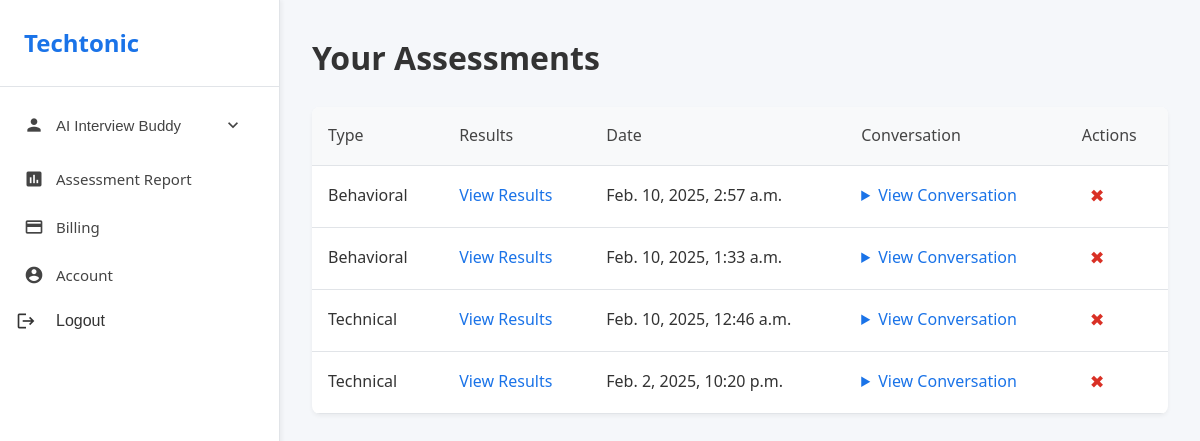
Page /assessments/list/ (signed in) on the earlier database version.
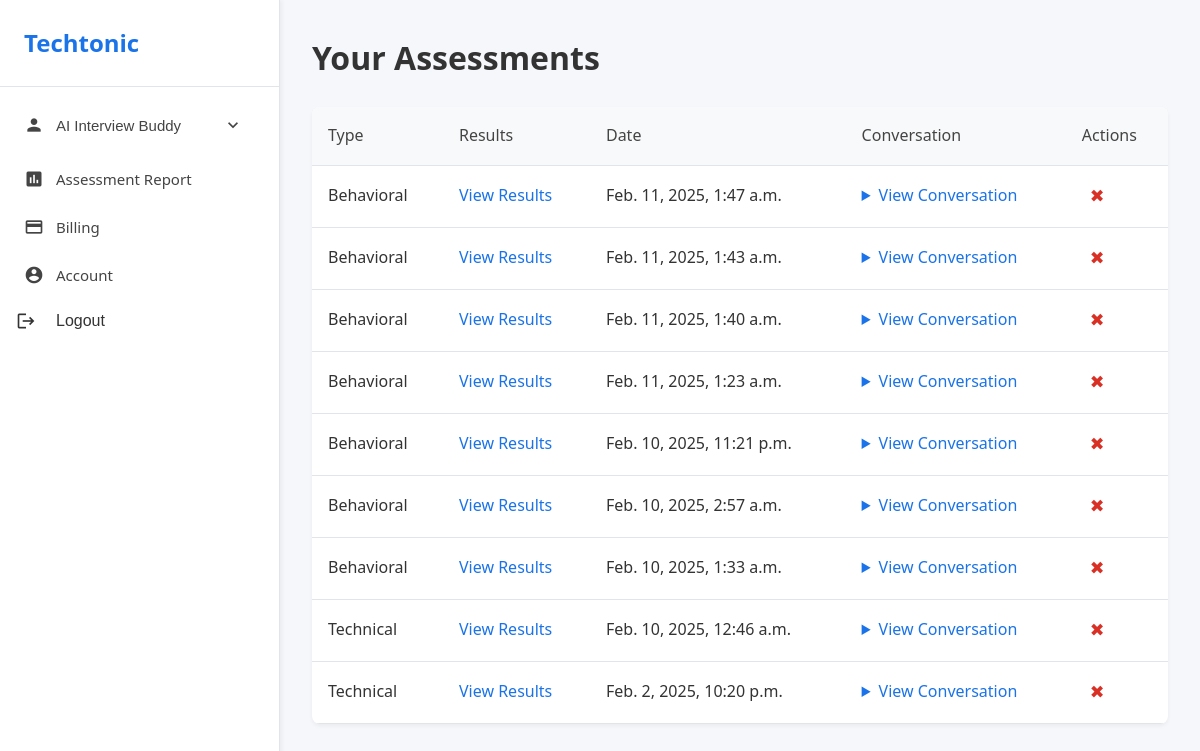
Same page on the later database version.
### assessments/models.py (models this page shows, shortened)
class Assessment(models.Model):
    ASSESSMENT_TYPES = [
        ('behavioral', 'Behavioral'),
        ('technical', 'Technical'),
    ]
    user = models.ForeignKey(User, on_delete=models.CASCADE, default=1)
    conversation = models.TextField()
    assessment_type = models.CharField(
        max_length=20,
        choices=ASSESSMENT_TYPES,
        default='technical'
    )
    created_at = models.DateTimeField(auto_now_add=True)
    analysis = models.JSONField(null=True, blank=True)

### assessments/views.py (the view)
# urls.py: path('list/', views.list_interviews, name='list_interviews'),  # New endpoint
@login_required  # Ensures only logged-in users can access this view
def list_interviews(request):
    if request.user.is_authenticated:
        assessments = Assessment.objects.filter(user=request.user).order_by('-created_at')
        return render(request, 'assessments/list_interviews.html', {'assessments': assessments})
    else:
        return render(request, 'assessments/list_interviews.html', {'error': 'You need to log in to view your interviews.'})

### assessments/templates/assessments/list_interviews.html (shortened to what this page needs)
{% extends 'users/base.html' %}
{% block content %}
<div class="content-container">
    <h1>Your Assessments</h1>
    {% if assessments %}
        <table class="assessment-table">
            <thead>
                <tr>
                    <th>Type</th>
                    <th>Results</th>
                    <th>Date</th>
                    <th>Conversation</th>
                    <th>Actions</th>
                </tr>
            </thead>
            <tbody>
                {% for assessment in assessments %}
                <tr id="assessment-{{ assessment.id }}">
                    <td>{{ assessment.get_assessment_type_display }}</td>
                    <td><a href="{% url 'view_analysis' assessment.id %}">View Results</a></td>
                    <td>{{ assessment.created_at }}</td>
                    <td>
                        <details>
                            <summary>View Conversation</summary>
                        </details>
                    </td>
                    <td>
                        <button
                            class="delete-btn"
                            onclick="deleteAssessment({{ assessment.id }})"
                            title="Delete assessment"
                        >✖</button>
                    </td>
                </tr>
                {% endfor %}
            </tbody>
        </table>
    {% else %}
        <p>You have no assessments yet.</p>
    {% endif %}
</div>
{% endblock %}

### users/templates/users/base.html (shortened to what this page needs)
<!DOCTYPE html>
<html lang="en">
<head>
    {% load static %}
    <link rel="stylesheet" href="{% static 'users/css/style.css' %}">
</head>
<body>
    <div class="app-container">
        {% if user.is_authenticated %}
        <aside class="sidebar">
            <div class="sidebar-header">
                <h1>Techtonic</h1>
            </div>
            <nav class="sidebar-nav">
                <div class="nav-section">
                    <div class="nav-group">
                        <button class="nav-group-header" onclick="toggleGroup(this)">
                            <span class="material-icons">person</span>
                            AI Interview Buddy
                            <span class="material-icons arrow">expand_more</span>
                        </button>
                    </div>
                    <a href="{% url 'list_interviews' %}" class="nav-item {% if active_page == 'assessments' %}active{% endif %}"
                       onclick="loadContent(event, this.href)">
                        <span class="material-icons">assessment</span>
                        Assessment Report
                    </a>
                    <a href="#" class="nav-item">
                        <span class="material-icons">payment</span>
                        Billing
                    </a>
                    <a href="{% url 'account' %}" class="nav-item {% if active_page == 'account' %}active{% endif %}">
                        <span class="material-icons">account_circle</span>
                        Account
                    </a>
                    <form method="post" action="{% url 'logout' %}" class="nav-item-form">
                        <button type="submit" class="nav-item logout-btn">
                            <span class="material-icons">logout</span>
                            Logout
                        </button>
                    </form>
                </div>
            </nav>
        </aside>
        {% endif %}
        <main class="main-content">
            <div class="content-wrapper" id="main-content">
                {% block content %}
                {% endblock %}
            </div>
        </main>
    </div>
</body>
</html>

### users/static/users/css/style.css (style rules this page uses)
* { margin: 0; padding: 0; box-sizing: border-box; }
body { font-family: 'Segoe UI', Tahoma, Geneva, Verdana, sans-serif; background-color: #f5f7fa; color: #333; line-height: 1.6; }
.app-container { display: flex; min-height: 100vh; }
.sidebar { width: 280px; background-color: #ffffff; border-right: 1px solid #e1e4e8; display: flex; flex-direction: column; position: fixed; height: 100vh; box-shadow: 2px 0 4px rgba(0, 0, 0, 0.05); }
.sidebar-header { padding: 1.5rem; border-bottom: 1px solid #e1e4e8; }
.sidebar-header h1 { font-size: 1.5rem; color: #1a73e8; margin: 0; }
.sidebar-nav { padding: 1rem 0; overflow-y: auto; }
.nav-section { margin-bottom: 1.5rem; }
.nav-group { margin-bottom: 0.5rem; }
.nav-group-header { display: flex; align-items: center; width: 100%; padding: 0.75rem 1.5rem; background: none; border: none; color: #444; font-size: 0.9375rem; cursor: pointer; transition: background-color 0.2s, color 0.2s; }
.nav-group-header .material-icons { margin-right: 0.75rem; font-size: 1.25rem; }
.nav-group-header .arrow { margin-left: auto; transition: transform 0.2s; }
.nav-item { display: flex; align-items: center; padding: 0.75rem 1.5rem; color: #444; text-decoration: none; transition: background-color 0.2s, color 0.2s; font-size: 0.9375rem; }
.nav-item .material-icons { margin-right: 0.75rem; font-size: 1.25rem; }
.main-content { flex: 1; margin-left: 280px; padding: 2rem; }
.content-wrapper { max-width: 1200px; margin: 0 auto; }
.assessment-table { width: 100%; border-collapse: collapse; margin-top: 1.5rem; background-color: #ffffff; border-radius: 8px; overflow: hidden; box-shadow: 0 2px 4px rgba(0, 0, 0, 0.05); }
.assessment-table th, .assessment-table td { padding: 1rem; text-align: left; border-bottom: 1px solid #e1e4e8; }
.assessment-table th { background-color: #f8f9fa; font-weight: 500; color: #444; }
.assessment-table a { color: #1a73e8; text-decoration: none; font-weight: 500; }
.delete-btn { background: none; border: none; color: #d93025; cursor: pointer; font-size: 1.1rem; padding: 0.25rem 0.5rem; border-radius: 4px; transition: background-color 0.2s; }
details { cursor: pointer; }
details summary { color: #1a73e8; font-weight: 500; }

### users/templates/users/base.html (style rules this page uses)
.nav-item-form { margin: 0; padding: 0; }
.logout-btn { width: 100%; background: none; border: none; text-align: left; cursor: pointer; display: flex; align-items: center; gap: 0.5rem; padding: 0.75rem 1rem; color: inherit; font-size: inherit; }

Differences in the rows shown:
added Assessment: assessment_type "Behavioral", created_at "Feb. 11, 2025, 1:47 a.m."
added Assessment: assessment_type "Behavioral", created_at "Feb. 11, 2025, 1:43 a.m."
added Assessment: assessment_type "Behavioral", created_at "Feb. 11, 2025, 1:40 a.m."
added Assessment: assessment_type "Behavioral", created_at "Feb. 11, 2025, 1:23 a.m."
added Assessment: assessment_type "Behavioral", created_at "Feb. 10, 2025, 11:21 p.m."
